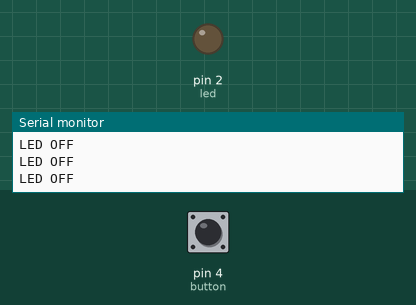
Bench run of a sketch on a simulated Arduino Uno, built with avr-gcc and run on an emulated ATmega328P. On the bench: output pins drawn as LEDs (lit = HIGH), the last lines printed to the serial monitor. Dashed ring = blinking. The inputs (shaded band) are chosen by the test bench; at power-on: pin 4 (button) LOW.

Above: at 1.2 s.
1.3 s: pin 4 (button) pulled HIGH for 0.15 s
At 1.39 s:
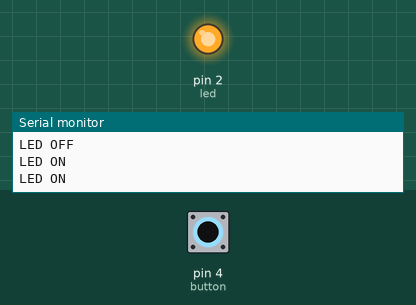
2.9 s: pin 4 (button) pulled HIGH for 1 s
At 5.0 s:
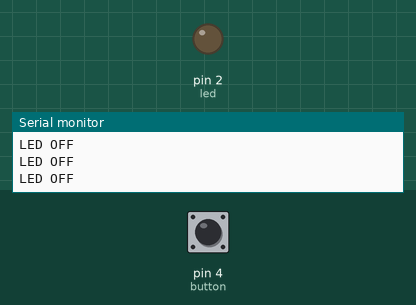
6.9 s: pin 4 (button) pulsed HIGH 2 times (0.12 s each, 0.3 s apart)
At 6.97 s:
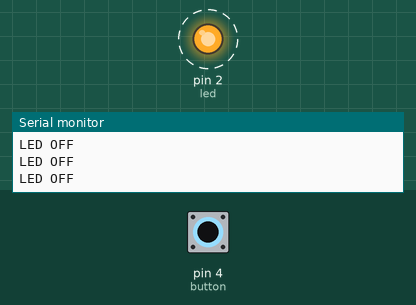
10.5 s: pin 4 (button) driven HIGH
At 11.1 s:
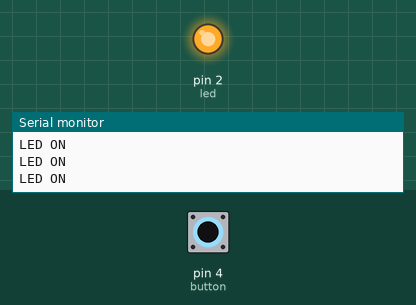
13.5 s: pin 4 (button) driven LOW
At 14.8 s:
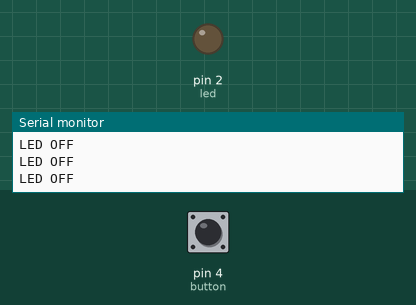
Timing chart, 0 to 16.5 s (numbered marks = the images above; inputs shaded):
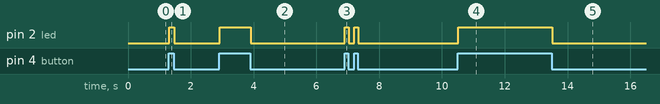

The sketch:

sketch_sep03b.ino
```cpp
const int led = 2;  // constant variable assigned the Digital Pin Number
const int button = 4;

int buttonState = 0;
void setup() {
  Serial.begin(9600);
  pinMode(led, OUTPUT);
  pinMode(button, INPUT);
}

void loop() {
  buttonState = digitalRead(button);

  if (buttonState == HIGH){
    Serial.println("LED ON");
    digitalWrite(led, HIGH);
  } else{
    Serial.println("LED OFF");
    digitalWrite(led, LOW);
  }
}
```

Measured:
- after the input at 1.3 s, pin 2 (led): LOW → HIGH at once, → LOW 0.15 s later
- after the input at 2.9 s, pin 2 (led): LOW → HIGH at once, → LOW 1.0 s later
- after the input at 6.9 s, pin 2 (led): alternates HIGH for 0.12 s and LOW for 0.18 s, 4 changes in all, then stays LOW, starting at once
- after the input at 10.5 s, pin 2 (led): LOW → HIGH at once
- after the input at 13.5 s, pin 2 (led): HIGH → LOW at once
